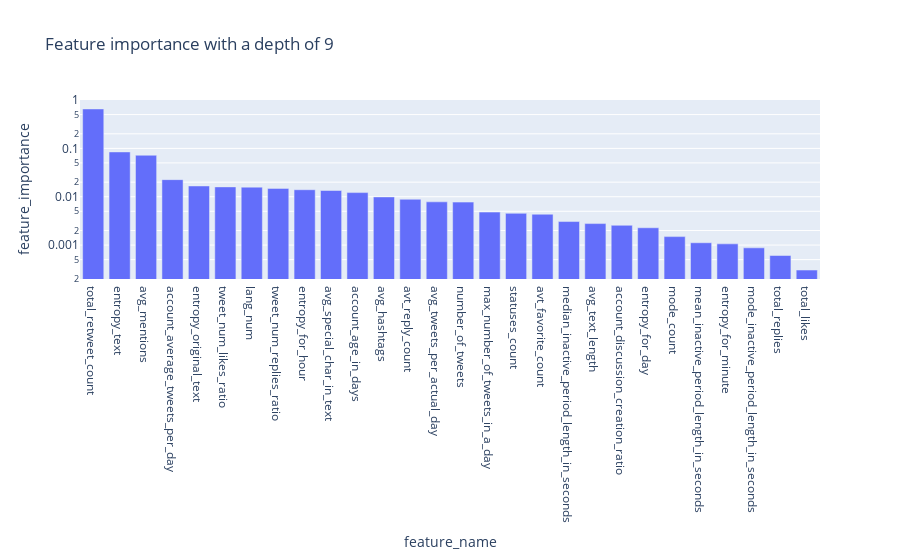

Notebook code cell kept with this figure:
### Code cell
useless_features = plot_feature_importance(df, label, max_tree_depth=9, criterion="gini")

### Figure 1 — Plotly figure (JSON) as saved in the notebook; plotly's stock layout.template omitted (floating-point values rounded to 4 significant figures)
{"data": [{"alignmentgroup": "True", "hovertemplate": "feature_name=%{x}<br>feature_importance=%{y}<extra></extra>", "legendgroup": "", "marker": {"color": "#636efa", "pattern": {"shape": ""}}, "name": "", "offsetgroup": "", "orientation": "v", "showlegend": false, "textposition": "auto", "type": "bar", "x": ["total_retweet_count", "entropy_text", "avg_mentions", "account_average_tweets_per_day", "entropy_original_text", "tweet_num_likes_ratio", "lang_num", "tweet_num_replies_ratio", "entropy_for_hour", "avg_special_char_in_text", "account_age_in_days", "avg_hashtags", "avt_reply_count", "avg_tweets_per_actual_day", "number_of_tweets", "max_number_of_tweets_in_a_day", "statuses_count", "avt_favorite_count", "median_inactive_period_length_in_seconds", "avg_text_length", "account_discussion_creation_ratio", "entropy_for_day", "mode_count", "mean_inactive_period_length_in_seconds", "entropy_for_minute", "mode_inactive_period_length_in_seconds", "total_replies", "total_likes"], "xaxis": "x", "y": [0.6537, 0.08443, 0.07213, 0.02257, 0.0167, 0.01598, 0.01579, 0.01488, 0.01396, 0.01345, 0.01217, 0.009916, 0.008853, 0.007844, 0.007737, 0.004815, 0.004536, 0.004347, 0.003066, 0.002783, 0.002564, 0.00228, 0.001497, 0.001117, 0.00106, 0.0008768, 0.0006087, 0.0003045], "yaxis": "y"}], "layout": {"barmode": "relative", "legend": {"tracegroupgap": 0}, "title": {"text": "Feature importance with a depth of 9"}, "xaxis": {"anchor": "y", "domain": [0, 1], "title": {"text": "feature_name"}}, "yaxis": {"anchor": "x", "domain": [0, 1], "title": {"text": "feature_importance"}, "type": "log"}}}
